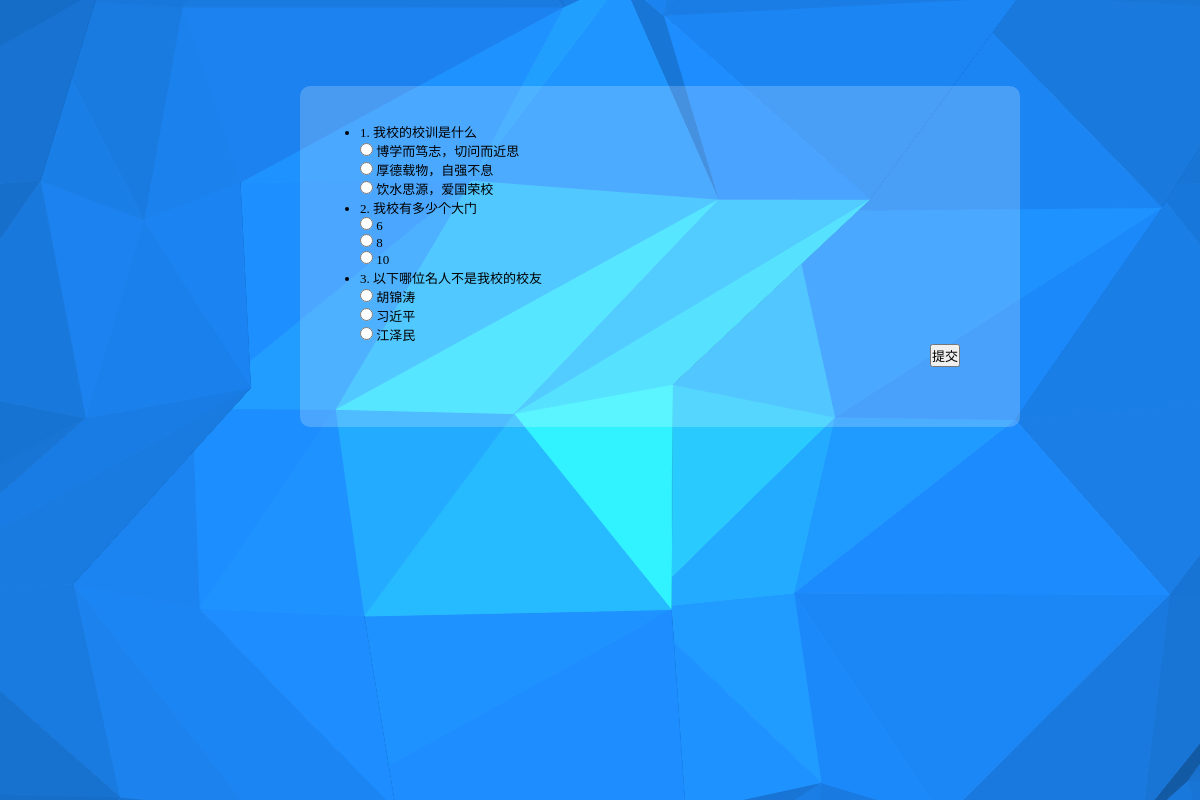
Page /score/ on the committed database.
### alumni/models.py (models this page shows, shortened)
class Question(models.Model):
    class Answer(models.IntegerChoices):
        A = 1
        B = 2
        C = 3
    text = models.CharField('问题描述', max_length = 200)
    rightChoice = models.IntegerField('正确选项', default = 1, choices = Answer.choices)
    class Meta:
        verbose_name = '注册问题'
        verbose_name_plural = '注册问题'

class Choice(models.Model):
    text = models.CharField('选项描述', max_length = 200)
    question = models.ForeignKey(Question, on_delete = models.CASCADE)

### alumni/views.py (the view, shortened to what this page needs)
# urls.py: path('score/', views.score),
def score(request):
    if request.method == 'GET':
        questionList = Question.objects.all()
        choiceList = []
        for qt in questionList:
            choiceList.append(Choice.objects.filter(question=qt))
        return render(request, 'questionary.html', locals())

### templates/questionary.html (shortened to what this page needs)
<!DOCTYPE html>
<html lang="en">
	<head>
		<link href="https://unpkg.com/@primer/css@^16.0.0/dist/primer.css" rel="stylesheet" />
	</head>
	<body>
		<div id="container">
			<div id="output">
				<div class="Box Box--blue containerT" style="width: 50%; height: auto; margin: auto; margin-top: 30px;">
					<form method="post", action="">
						<ul>
							{% for qn in questionList %}
							<li class="Box-row">
								<div class = "color-text-primary mb-2">
									{{ forloop.counter }}. {{ qn.text }}
								</div>
								<div class="form-checkbox", name="question{{forloop.counter}}">
									{% for cho in choiceList %}
										{% for item in cho %}
											{% if item.question == qn%}
											<div class="color-text-secondary mb-2">
												<input type="radio" name="q{{forloop.parentloop.parentloop.counter}}", value={{forloop.counter}}>
												{{ item.text }}
											</div>
											{% endif %}
										{% endfor %}
									{% endfor %}
								</div>
							</li>
							{% endfor %}
						</ul>
						<div class="Box-footer" style="text-align: right;">
							<button class="btn btn-outline" type="submit">提交</button>
						</div>
					</form>
				</div>
			</div>
		</div>
	</body>
</html>

### templates/questionary.html (style rules this page uses)
* { margin: 0; padding: 0; font-size: 13px; font-family: "Microsoft YaHei"; }
html, body { width: 100%; height: 100%; background: #fff; }
#container { width: 100%; height: 100%; position: fixed; top: 0; left: 0; z-index: 999; }
#output { width: 100%; height: 100%; }
.containerT { width: 50%; padding-bottom: 5%; padding-left: 5%; padding-right: 5%; padding-top: 3%; left: 25%; top: 7%; position: absolute; border-radius: 10px; background-color: rgba(255, 255, 255, 0.2); }

### rows in the picture
Question: text "我校的校训是什么"
Choice: text "博学而笃志，切问而近思"
Choice: text "厚德载物，自强不息"
Choice: text "饮水思源，爱国荣校"
Question: text "我校有多少个大门"
Choice: text "6"
Choice: text "8"
Choice: text "10"
Question: text "以下哪位名人不是我校的校友"
Choice: text "胡锦涛"
Choice: text "习近平"
Choice: text "江泽民"
